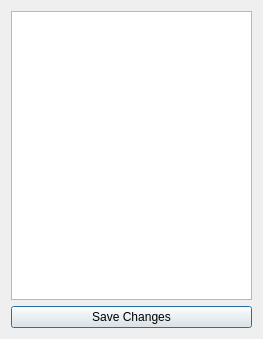
<?xml version="1.0" encoding="UTF-8"?>
<ui version="4.0">
 <class>DishDialog</class>
 <widget class="QDialog" name="DishDialog">
  <property name="geometry">
   <rect>
    <x>0</x>
    <y>0</y>
    <width>263</width>
    <height>339</height>
   </rect>
  </property>
  <property name="windowTitle">
   <string>Dialog</string>
  </property>
  <layout class="QVBoxLayout" name="verticalLayout">
   <item>
    <widget class="QTableWidget" name="tableWidget"/>
   </item>
   <item>
    <widget class="QPushButton" name="pushButton">
     <property name="text">
      <string>Save Changes</string>
     </property>
    </widget>
   </item>
  </layout>
 </widget>
 <resources/>
 <connections/>
</ui>
